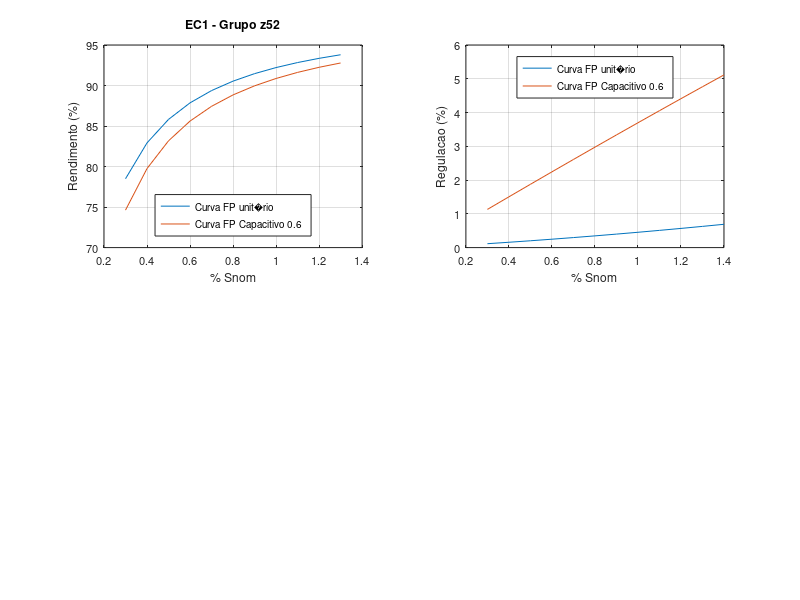

Write MATLAB code to recreate this figure. (Note: this script raises an error after producing the figure.)
tensaoVazio = 3810;
tensaoCurto = 854;
correnteVazio= 9.86;
correnteCurto = 131;
potenciaVazio = 8140;
potenciaCurto = 8890;
tensaoPrimario = 19100; 
tensaoSecudario = 3810;
correnteNominalPrimario = 2.5e6/19.1e3
correnteNominalSecundario = 2.5e6/3.81e3
PotenciaNominal = 2.5e6

a = tensaoPrimario/tensaoSecudario; %Rel n de espiras;
%%%%%%%%%%%       CALCULO DOS PARAMETROS    %%%%%%%%%%%%%
cosPhiZero = potenciaVazio/(tensaoVazio*correnteVazio); % Não seria tensão nominal embaixo ? %



Ip = correnteVazio*cosPhiZero;
Rp = tensaoVazio/Ip;
senPhiZero = sqrt(1-cosPhiZero^2);
Im = sqrt(correnteVazio^2-Ip^2); %corrente de magnetizacao - 
Im = correnteVazio*senPhiZero;
Xm = tensaoVazio/Im; % reatencia de magnetizacaoo

%Ensaio Em Curto
Rcc = potenciaCurto/(correnteCurto^2);
Zcc = tensaoCurto/correnteCurto;
Xcc = sqrt(Zcc^2-Rcc^2); %reatancia de Curto
X1=Xcc/2; %VER necessidade de refletir o x2 para lado da alta
x2 = Xcc/(2*a^2);
X2Linha = x2*a^2;
R1 = Rcc/2;
R2 = Rcc/(2*a^2);  %refletido pro lado da alta. Confirmar
cosPcc = Rcc/Zcc;
faseZcc = acos(cosPcc); % fase de Zcc


i = 1;
for porcentoDaNominal = 0.3:0.1:1.3
    
    vetorPorcentagens(i)= porcentoDaNominal;
    correnteNominalPrimario = (porcentoDaNominal*2.5e6)/19.1e3;
    correnteNominalSecundario = (porcentoDaNominal*2.5e6)/3.81e3; 
    
    
    IaltaUnitario = correnteNominalPrimario;
    IaltaCapacitivo = correnteNominalPrimario*(acos(0.6)+j*acos(0.6));
    V2Linha = tensaoPrimario;
    I2Linha = IaltaUnitario;
    I2LinhaCapacitivo = IaltaCapacitivo;

    V1 = V2Linha+IaltaUnitario*(j*Xcc+Rcc);
    V1Capacitivo = V2Linha+IaltaCapacitivo*(j*Xcc+Rcc);
    PerdasNoFerroEmWatts = abs(V1^2/Rp); 
    PerdasNoFerroEmWattsCapacitivo = abs(V1Capacitivo^2/Rp); 
    PerdasCobreEmWatts = (R1+R2)*I2Linha^2; 
    PerdasCobreEmWattsCapacitivo = abs((R1+R2)*I2LinhaCapacitivo^2);
      
    PotenciaDeSaidaUnitario = a*tensaoSecudario*I2Linha*1;
    PotenciaDeSaidaCapacitivo = a*tensaoSecudario*abs(I2LinhaCapacitivo)*0.6;

    rendimentosFPUnitario(i) = 100*(PotenciaDeSaidaUnitario/(PotenciaDeSaidaUnitario+PerdasNoFerroEmWatts+PerdasCobreEmWatts));
    rendimentosFPCapacitivo(i) = 100*(PotenciaDeSaidaCapacitivo/(PotenciaDeSaidaCapacitivo+PerdasNoFerroEmWattsCapacitivo+PerdasCobreEmWattsCapacitivo));
    i=i+1;
 
endfor


b = 1;
for porcentoDaNominalRegs = 0.3:0.1:1.4
    
    vetorPorcentagensRegs(b)= porcentoDaNominalRegs;
    correnteNominalPrimario = (porcentoDaNominalRegs*2.5e6)/19.1e3;
    correnteNominalSecundario = (porcentoDaNominalRegs*2.5e6)/3.81e3; 
    
    
    IaltaUnitario = correnteNominalPrimario;
    IaltaCapacitivo = correnteNominalPrimario*(acos(0.6)+j*acos(0.6));
    V2Linha = tensaoPrimario;
    I2Linha = IaltaUnitario;
    I2LinhaCapacitivo = IaltaCapacitivo;

    V1 = V2Linha+IaltaUnitario*(j*Xcc+Rcc); 
    V1Capacitivo = V2Linha+IaltaCapacitivo*(j*Xcc+Rcc);
    PerdasNoFerroEmWatts = abs(V1^2/Rp); 
    PerdasNoFerroEmWattsCapacitivo = abs(V1Capacitivo^2/Rp); 
    PerdasCobreEmWatts = (R1+R2)*I2Linha^2; 
    PerdasCobreEmWattsCapacitivo = abs((R1+R2)*I2LinhaCapacitivo^2);
      
    PotenciaDeSaidaUnitario = a*tensaoSecudario*I2Linha*1;
    PotenciaDeSaidaCapacitivo = a*tensaoSecudario*I2Linha*0.6;

    regulacoesFPUnitario(b) = 100*((abs(V1)-V2Linha)/V2Linha);
    regulacoesFPCapacitivo(b) = 100*abs(((abs(V1Capacitivo)-V2Linha)/V2Linha));
    b=b+1;
 
endfor







%%%%%%%%%%%%%% GRAFICO %%%%%%%%%%%%%%5
%Rendimento


fig=figure();
titulo=['EC1 - Grupo z',num2str(52),' - ', num2str(2),' - ', date()];
titulo=['EC1 - Grupo z52'];
subplot(2,2,1) % first subplot RENDIMENTO
plot(vetorPorcentagens,rendimentosFPUnitario);
hold on;
plot(vetorPorcentagens,rendimentosFPCapacitivo);
title(titulo);
set(gca, 'FontSize', 8)
xlabel('% Snom');
ylabel('Rendimento (%)');
grid on;
legend ({"Curva FP unit�rio", "Curva FP Capacitivo 0.6"}, "location", "south");
legend show;


subplot(2,2,2) % second subplot REGULACAO
plot(vetorPorcentagensRegs,regulacoesFPUnitario);
hold on;
plot(vetorPorcentagensRegs,regulacoesFPCapacitivo);

set(gca, 'FontSize', 8)
xlabel('% Snom');
ylabel('Regulacao (%)');

grid on;
legend ({"Curva FP unit�rio", "Curva FP Capacitivo 0.6"}, "location", "north");
legend show;
arq=['EC1_2021_PEA3306_z',num2str(grupo),'_',num2str(nusp),'.png']; 
print(fig, arq);










